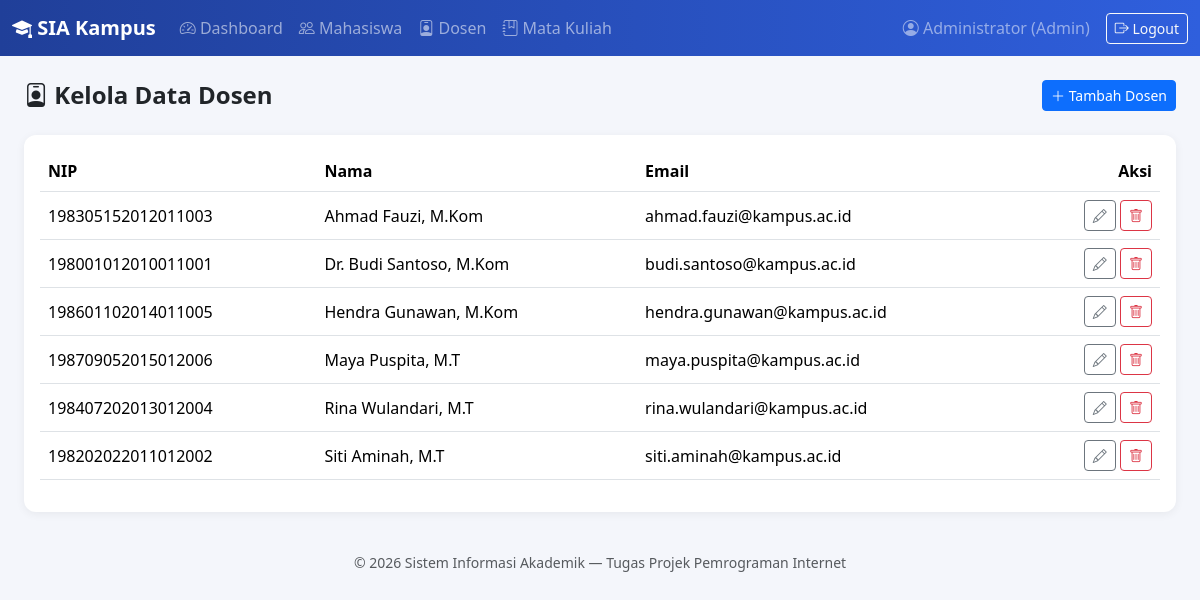
The page /admin/dosen.php (signed in) on the database its author committed.
### tables this page shows
CREATE TABLE dosen (
    id INT AUTO_INCREMENT PRIMARY KEY,
    nip VARCHAR(20) NOT NULL UNIQUE,
    nama VARCHAR(100) NOT NULL,
    email VARCHAR(100),
    created_at TIMESTAMP DEFAULT CURRENT_TIMESTAMP
);

### includes/auth.php (called while the page is built, shortened)
<?php
function currentUser() {
    return [
        'id'     => $_SESSION['user_id']  ?? null,
        'role'   => $_SESSION['role']     ?? null,
        'ref_id' => $_SESSION['ref_id']   ?? null,
        'nama'   => $_SESSION['nama']     ?? null,
    ];
}
function h($str) {
    return htmlspecialchars($str ?? '', ENT_QUOTES, 'UTF-8');
}

### admin/dosen.php (the view, shortened to what this page needs)
<?php
require_once __DIR__ . '/../includes/auth.php';
require_once __DIR__ . '/../config/database.php';
$list = $pdo->query('SELECT * FROM dosen ORDER BY nama ASC')->fetchAll();
require_once __DIR__ . '/../includes/header.php';
?>
<div class="d-flex justify-content-between align-items-center mb-4">
    <h4 class="fw-bold mb-0"><i class="bi bi-person-badge"></i> Kelola Data Dosen</h4>
    <button class="btn btn-primary btn-sm" data-bs-toggle="modal" data-bs-target="#formModal" onclick="resetForm()">
        <i class="bi bi-plus-lg"></i> Tambah Dosen
    </button>
</div>
<div class="card p-3">
    <div class="table-responsive">
        <table class="table table-hover align-middle">
            <thead>
                <tr>
                    <th>NIP</th>
                    <th>Nama</th>
                    <th>Email</th>
                    <th class="text-end">Aksi</th>
                </tr>
            </thead>
            <tbody>
            <?php foreach ($list as $row): ?>
                <tr>
                    <td><?= h($row['nip']) ?></td>
                    <td><?= h($row['nama']) ?></td>
                    <td><?= h($row['email']) ?></td>
                    <td class="text-end">
                        <button class="btn btn-sm btn-outline-secondary"
                                onclick='editForm(<?= json_encode($row) ?>)'
                                data-bs-toggle="modal" data-bs-target="#formModal">
                            <i class="bi bi-pencil"></i>
                        </button>
                        <a href="?delete=<?= $row['id'] ?>" class="btn btn-sm btn-outline-danger btn-confirm-delete">
                            <i class="bi bi-trash"></i>
                        </a>
                    </td>
                </tr>
            <?php endforeach; ?>
            </tbody>
        </table>
    </div>
</div>
<?php require_once __DIR__ . '/../includes/footer.php'; ?>

### includes/header.php (shortened to what this page needs)
<?php
$user = function_exists('currentUser') ? currentUser() : null;
?>
<!DOCTYPE html>
<html lang="id">
<head>
    <link href="https://cdn.jsdelivr.net/npm/bootstrap@5.3.3/dist/css/bootstrap.min.css" rel="stylesheet">
    <link href="https://cdn.jsdelivr.net/npm/bootstrap-icons@1.11.3/font/bootstrap-icons.css" rel="stylesheet">
    <link href="<?= BASE_URL ?>/assets/css/style.css" rel="stylesheet">
</head>
<body>
<?php if ($user && $user['id']): ?>
<nav class="navbar navbar-expand-lg navbar-dark app-navbar">
    <div class="container-fluid">
        <a class="navbar-brand fw-semibold" href="<?= BASE_URL ?>/<?= h($user['role']) ?>/dashboard.php">
            <i class="bi bi-mortarboard-fill"></i> SIA Kampus
        </a>
        <div class="collapse navbar-collapse" id="navMenu">
            <ul class="navbar-nav me-auto mb-2 mb-lg-0">
                <?php if ($user['role'] === 'admin'): ?>
                    <li class="nav-item"><a class="nav-link" href="<?= BASE_URL ?>/admin/dashboard.php"><i class="bi bi-speedometer2"></i> Dashboard</a></li>
                    <li class="nav-item"><a class="nav-link" href="<?= BASE_URL ?>/admin/mahasiswa.php"><i class="bi bi-people"></i> Mahasiswa</a></li>
                    <li class="nav-item"><a class="nav-link" href="<?= BASE_URL ?>/admin/dosen.php"><i class="bi bi-person-badge"></i> Dosen</a></li>
                    <li class="nav-item"><a class="nav-link" href="<?= BASE_URL ?>/admin/matakuliah.php"><i class="bi bi-journal-bookmark"></i> Mata Kuliah</a></li>
                <?php elseif ($user['role'] === 'dosen'): ?>
                    <li class="nav-item"><a class="nav-link" href="<?= BASE_URL ?>/dosen/dashboard.php"><i class="bi bi-speedometer2"></i> Dashboard</a></li>
                    <li class="nav-item"><a class="nav-link" href="<?= BASE_URL ?>/dosen/nilai.php"><i class="bi bi-pencil-square"></i> Input Nilai</a></li>
                <?php endif; ?>
            </ul>
            <span class="navbar-text text-white-50 me-3">
                <i class="bi bi-person-circle"></i> <?= h($user['nama']) ?> (<?= h(ucfirst($user['role'])) ?>)
            </span>
            <a href="<?= BASE_URL ?>/logout.php" class="btn btn-outline-light btn-sm"><i class="bi bi-box-arrow-right"></i> Logout</a>
        </div>
    </div>
</nav>
<?php endif; ?>
<main class="container-fluid px-4 py-4">

### includes/footer.php (shortened to what this page needs)
</main>
<footer class="text-center text-muted py-3 small">
    &copy; <?= date('Y') ?> Sistem Informasi Akademik &mdash; Tugas Projek Pemrograman Internet
</footer>
</body>
</html>

### assets/css/style.css (style rules this page uses)
:root { --brand: #2f5fdd; --brand-dark: #203f99; }
body { background-color: #f4f6fb; font-family: 'Segoe UI', system-ui, -apple-system, sans-serif; }
.app-navbar { background: linear-gradient(90deg, var(--brand-dark), var(--brand)); }
.card { border: none; border-radius: 12px; box-shadow: 0 2px 10px rgba(0,0,0,0.06); }
.table thead { background-color: #eef1fa; }

### rows shown on the page
dosen: nip "198305152012011003", nama "Ahmad Fauzi, M.Kom", email "ahmad.fauzi@kampus.ac.id"
dosen: nip "198001012010011001", nama "Dr. Budi Santoso, M.Kom", email "budi.santoso@kampus.ac.id"
dosen: nip "198601102014011005", nama "Hendra Gunawan, M.Kom", email "hendra.gunawan@kampus.ac.id"
dosen: nip "198709052015012006", nama "Maya Puspita, M.T", email "maya.puspita@kampus.ac.id"
dosen: nip "198407202013012004", nama "Rina Wulandari, M.T", email "rina.wulandari@kampus.ac.id"
dosen: nip "198202022011012002", nama "Siti Aminah, M.T", email "siti.aminah@kampus.ac.id"

### other values the page prints
$user['nama'] "Administrator"
$user['role'] "Admin"
